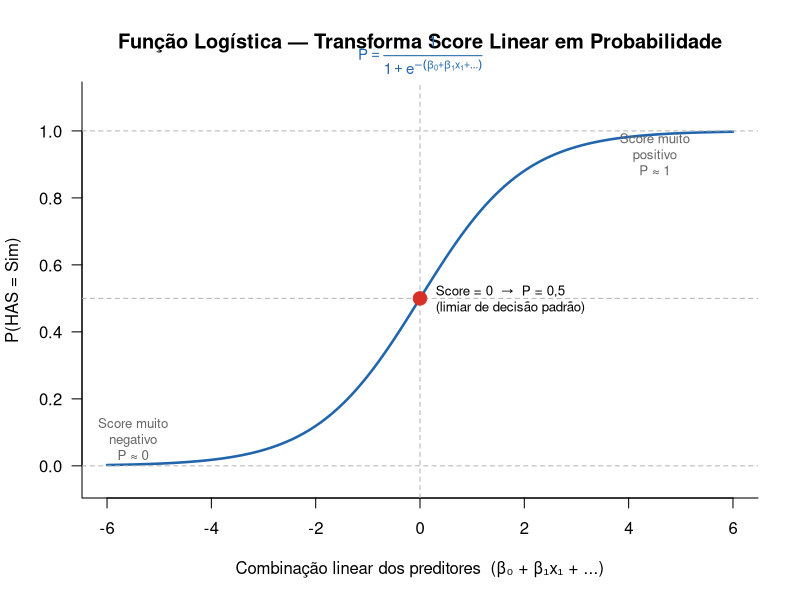

The R source for this figure: (Note: this script raises an error after producing the figure.)
# ══════════════════════════════════════════════════════════════════════════════
# NHANES 2021-2023 — Regressão Logística para Predição de HAS (baseline)
# Rode setup.R antes para ter nhanes_cardio disponível
# ══════════════════════════════════════════════════════════════════════════════

# ── 1. Dados ─────────────────────────────────────────────────────────────────
# dados, dados_treino e dados_teste preparados pelo 00_setup.R

# ══════════════════════════════════════════════════════════════════════════════
# 2. CONCEITO CENTRAL: A FUNÇÃO LOGÍSTICA
# ══════════════════════════════════════════════════════════════════════════════
# A regressão logística modela a PROBABILIDADE de um evento (has_pas = "Sim")
# como função linear dos preditores, transformada pela função logística:
#
#   P(Y=1) = 1 / (1 + e^(-(β0 + β1·x1 + β2·x2 + ...)))
#
# O resultado é sempre entre 0 e 1 — ao contrário da regressão linear,
# que poderia prever valores absurdos como P = -0.3 ou P = 1.7.
#
# Os coeficientes β são interpretados como LOG-ODDS:
#   e^β = Odds Ratio (OR) — quanto a chance de HAS muda por unidade do preditor.

x_vals   <- seq(-6, 6, by = 0.05)
log_vals <- 1 / (1 + exp(-x_vals))

plot(
  x_vals, log_vals,
  type = "l", lwd = 2.5, col = "#2166ac",
  xlab = "Combinação linear dos preditores  (β₀ + β₁x₁ + ...)",
  ylab = "P(HAS = Sim)",
  main = "Função Logística — Transforma Score Linear em Probabilidade",
  las  = 1, bty = "l", ylim = c(-0.05, 1.1)
)
abline(h = c(0, 0.5, 1), lty = 2, col = "gray70")
abline(v = 0,             lty = 2, col = "gray70")
points(0, 0.5, pch = 19, col = "#d73027", cex = 1.8)
text(0.3, 0.50, "Score = 0  →  P = 0,5\n(limiar de decisão padrão)", adj = 0, cex = 0.8)
text(-5.5, 0.08, "Score muito\nnegativo\nP ≈ 0", cex = 0.8, col = "gray40")
text( 4.5, 0.93, "Score muito\npositivo\nP ≈ 1", cex = 0.8, col = "gray40")
mtext(expression(P == frac(1, 1 + e^{-(beta[0] + beta[1]*x[1] + ldots)})),
      side = 3, line = 0.2, cex = 0.9, col = "#2166ac")
dev.copy(png, "output/01_logistic_regression/funcao_logistica.png", width = 900, height = 700, res = 120)
dev.off()

# ══════════════════════════════════════════════════════════════════════════════
# 3. AJUSTE DO MODELO
# ══════════════════════════════════════════════════════════════════════════════

# 3.1 Recipe
# step_dummy: converte fatores em dummies (0/1)
# step_normalize: padroniza contínuas → coeficientes comparáveis entre si
receita_lr <- recipe(has_pas ~ ., data = dados_treino) %>%
  step_dummy(all_nominal_predictors(), one_hot = FALSE) %>%
  step_normalize(all_numeric_predictors())

# 3.2 Especificação
espec_lr <- logistic_reg() %>%
  set_engine("glm") %>%
  set_mode("classification")

# 3.3 Workflow
wf_lr <- workflow() %>%
  add_recipe(receita_lr) %>%
  add_model(espec_lr)

# 3.4 Treinar
modelo_lr <- wf_lr %>% fit(data = dados_treino)

# ══════════════════════════════════════════════════════════════════════════════
# 4. INTERPRETAÇÃO: ODDS RATIOS
# ══════════════════════════════════════════════════════════════════════════════
# O coeficiente β de cada preditor é o log-odds.
#   e^β = Odds Ratio: quanto a CHANCE de HAS multiplica por unidade do preditor.
#   OR > 1 → aumenta o risco
#   OR < 1 → reduz o risco
#   OR = 1 → sem efeito
#
# Intervalo de confiança: se o IC não cruza 1, o efeito é estatisticamente
# significativo (equivalente ao p < 0.05 no modelo logístico).

coefs <- tidy(extract_fit_engine(modelo_lr), conf.int = TRUE) %>%
  filter(term != "(Intercept)") %>%
  mutate(
    OR      = exp(estimate),
    OR_low  = exp(conf.low),
    OR_high = exp(conf.high),
    term    = dplyr::recode(term,
      "idade"                 = "Idade",
      "whr"                   = "Razão cintura/estatura",
      "renda"                 = "Renda",
      "colesterol"            = "Colesterol",
      "sedentarismo"          = "Sedentarismo (min/dia)",
      "sexo_Feminino"         = "Sexo (feminino)",
      "raca_Branco"           = "Raça (branco)",
      "diabetes_Sim"          = "Diabetes (sim)",
      "fumante_Ex.fumante"    = "Ex-fumante",
      "fumante_Fumante.atual" = "Fumante atual"
    )
  )

print(coefs %>% select(term, OR, OR_low, OR_high, p.value))

# Gráfico de forest plot dos Odds Ratios
p_or <- ggplot(coefs, aes(x = OR, y = reorder(term, OR))) +
  geom_vline(xintercept = 1, linetype = "dashed", color = "gray50") +
  geom_errorbarh(aes(xmin = OR_low, xmax = OR_high), height = 0.2, color = "#555555") +
  geom_point(aes(color = OR > 1), size = 3) +
  scale_color_manual(values = c("TRUE" = "#d73027", "FALSE" = "#2166ac"),
                     labels = c("TRUE" = "Aumenta risco", "FALSE" = "Reduz risco")) +
  labs(
    title    = "Odds Ratios — Regressão Logística (NHANES 2021-2023)",
    subtitle = "Linha vertical = OR 1 (sem efeito)  |  Barras = IC 95%",
    x        = "Razão de Chances (Odds Ratio)",
    y        = NULL,
    color    = NULL
  ) +
  theme_minimal(base_size = 13) +
  theme(legend.position = "top")
print(p_or)
ggsave("output/01_logistic_regression/odds_ratios.png", plot = p_or,
       width = 8, height = 6, dpi = 150, bg = "white")

# ══════════════════════════════════════════════════════════════════════════════
# 5. AVALIAÇÃO: CURVA ROC + AUC
# ══════════════════════════════════════════════════════════════════════════════
# Usamos ROC + AUC — mesma abordagem dos scripts seguintes, para comparação.

probs_teste <- predict(modelo_lr, dados_teste, type = "prob") %>%
  bind_cols(dados_teste %>% select(has_pas))

col_evento <- paste0(".pred_", levels(dados_teste$has_pas)[1])

probs_roc <- probs_teste %>%
  rename(prob_evento = all_of(col_evento))

auc_lr <- roc_auc(probs_roc, truth = has_pas, prob_evento)
cat("AUC da Regressão Logística:", round(auc_lr$.estimate, 3), "\n")

# Ponto ótimo: critério de Youden — maximiza sensibilidade + especificidade
# J = sens + spec - 1  →  equivalente a minimizar a distância ao canto (0,1)
roc_df <- roc_curve(probs_roc, truth = has_pas, prob_evento)
ponto_otimo <- roc_df %>%
  mutate(youden = sensitivity + specificity - 1) %>%
  slice_max(youden, n = 1)

cat(sprintf(
  "Limiar ótimo (Youden): %.3f  |  Sensibilidade: %.3f  |  Especificidade: %.3f\n",
  ponto_otimo$.threshold, ponto_otimo$sensitivity, ponto_otimo$specificity
))

p_roc <- roc_df %>%
  autoplot() +
  geom_point(
    data  = ponto_otimo,
    aes(x = 1 - specificity, y = sensitivity),
    color = "#d73027", size = 3.5
  ) +
  annotate(
    "text",
    x     = 1 - ponto_otimo$specificity + 0.03,
    y     = ponto_otimo$sensitivity - 0.04,
    label = sprintf("Limiar ótimo\n(Youden = %.2f)", max(roc_df$sensitivity + roc_df$specificity - 1, na.rm = TRUE)),
    hjust = 0, size = 3.2, color = "#d73027"
  ) +
  labs(
    title   = "Curva ROC — Regressão Logística (NHANES 2021-2023)",
    x       = "1 - Especificidade  (taxa de falsos positivos)",
    y       = "Sensibilidade  (taxa de verdadeiros positivos)",
    caption = paste0(
      "AUC = ", round(auc_lr$.estimate, 3),
      "  |  Diagonal pontilhada = modelo aleatório (AUC = 0,5)",
      "  |  Ponto vermelho = limiar ótimo (Youden)"
    )
  ) +
  theme_minimal(base_size = 12) +
  theme(plot.caption = element_text(color = "gray40", size = 9))
print(p_roc)
ggsave("output/01_logistic_regression/roc.png", plot = p_roc,
       width = 7, height = 6, dpi = 150, bg = "white")

# ══════════════════════════════════════════════════════════════════════════════
# fim do script ────────────────────────────────────────────────────────────────
# ══════════════════════════════════════════════════════════════════════════════
